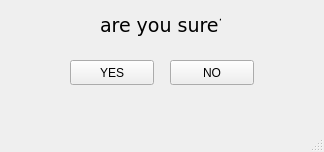
<?xml version="1.0" encoding="UTF-8"?>
<ui version="4.0">
 <class>areyousure_window</class>
 <widget class="QMainWindow" name="areyousure_window">
  <property name="geometry">
   <rect>
    <x>0</x>
    <y>0</y>
    <width>324</width>
    <height>152</height>
   </rect>
  </property>
  <property name="minimumSize">
   <size>
    <width>324</width>
    <height>152</height>
   </size>
  </property>
  <property name="maximumSize">
   <size>
    <width>324</width>
    <height>152</height>
   </size>
  </property>
  <property name="windowTitle">
   <string>Are you sure?</string>
  </property>
  <widget class="QWidget" name="centralwidget">
   <widget class="QPushButton" name="pushButton_YES">
    <property name="geometry">
     <rect>
      <x>70</x>
      <y>60</y>
      <width>84</width>
      <height>25</height>
     </rect>
    </property>
    <property name="text">
     <string>YES</string>
    </property>
    <property name="checkable">
     <bool>true</bool>
    </property>
    <property name="autoExclusive">
     <bool>false</bool>
    </property>
   </widget>
   <widget class="QPushButton" name="pushButton_NO">
    <property name="geometry">
     <rect>
      <x>170</x>
      <y>60</y>
      <width>84</width>
      <height>25</height>
     </rect>
    </property>
    <property name="text">
     <string>NO</string>
    </property>
    <property name="checkable">
     <bool>true</bool>
    </property>
    <property name="autoExclusive">
     <bool>false</bool>
    </property>
   </widget>
   <widget class="QLabel" name="label_3">
    <property name="geometry">
     <rect>
      <x>100</x>
      <y>0</y>
      <width>121</width>
      <height>51</height>
     </rect>
    </property>
    <property name="font">
     <font>
      <family>Verdana</family>
      <pointsize>14</pointsize>
     </font>
    </property>
    <property name="text">
     <string>are you sure?</string>
    </property>
   </widget>
  </widget>
  <widget class="QMenuBar" name="menubar">
   <property name="geometry">
    <rect>
     <x>0</x>
     <y>0</y>
     <width>324</width>
     <height>20</height>
    </rect>
   </property>
  </widget>
  <widget class="QStatusBar" name="statusbar"/>
 </widget>
 <resources/>
 <connections/>
</ui>
